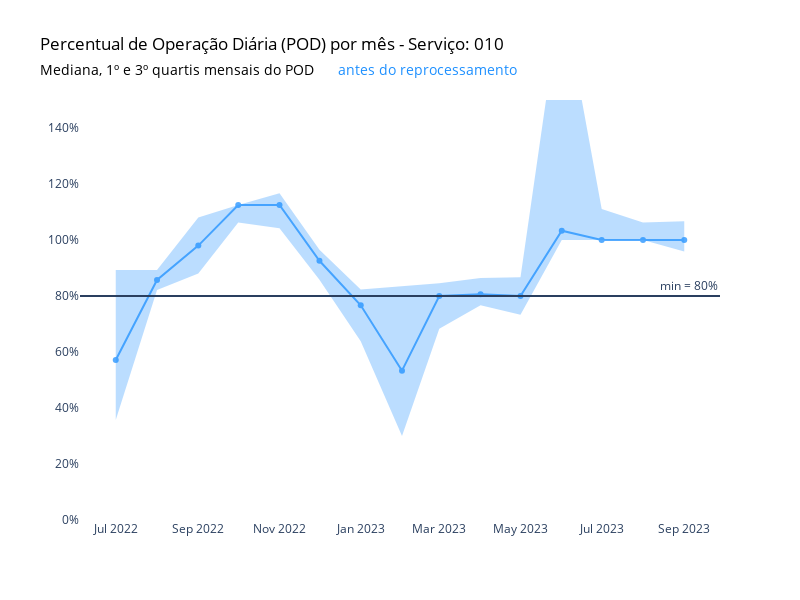

Notebook source saved alongside this figure:
### Code cell
# Criar o gráfico de linha
fig = go.Figure()

# Adicionando área sombreada para pod_pre_reprocessamento
fig.add_trace(go.Scatter(x=median_pre.index, y=q1_pre.values, 
                         line=dict(width=0), fill=None, mode='lines', name='Q1 Pre'))
fig.add_trace(go.Scatter(x=median_pre.index, y=q3_pre.values, 
                         fill='tonexty', fillcolor='rgba(30,144,255,0.3)', mode='lines', name='Q3 Pre', 
                         line=dict(width=0))) 

# Adicionando a linha da mediana para pod_pre_reprocessamento
fig.add_trace(go.Scatter(x=median_pre.index, y=median_pre.values,
                    mode='lines+markers',
                    name='Mediana Antes do Reprocessamento',
                    marker=dict(color='dodgerblue'),
                    opacity=0.75))

# Configurar layout e outros parâmetros do gráfico
fig.update_layout(
    title=dict(text="Percentual de Operação Diária (POD) por mês - Serviço: 010", font=dict(color='black')),
    showlegend=False,
    yaxis_range=[0, 150],
    yaxis_ticksuffix="%",
    width=800,
    height=600,
    plot_bgcolor='white',
    xaxis=dict(showgrid=False, zeroline=False),
    yaxis=dict(showgrid=False, zeroline=False),
    # Adicionando anotações para o subtítulo com cores específicas
    annotations=[
        dict(
            x=-0.065,
            y=1.10,
            xref='paper',
            yref='paper',
            xanchor='left',
            text='Mediana, 1º e 3º quartis mensais do POD',
            showarrow=False,
            font=dict(color='black', size=14)  # Aplicando a cor do título
        ),
        dict(
            x=0.40,
            y=1.10,
            xref='paper',
            yref='paper',
            xanchor='left',
            text='antes do reprocessamento',
            showarrow=False,
            font=dict(color='dodgerblue', size=14)
        )
    ]
)

# Adicionar linha horizontal para indicar o mínimo de 80%
fig.add_hline(y=80, annotation_text="min = 80%")

fig.show()

### Figure 1 — Plotly figure (JSON) as saved in the notebook; plotly's stock layout.template omitted (floating-point values rounded to 4 significant figures)
{"data": [{"line": {"width": 0}, "mode": "lines", "name": "Q1 Pre", "type": "scatter", "x": ["2022-07", "2022-08", "2022-09", "2022-10", "2022-11", "2022-12", "2023-01", "2023-02", "2023-03", "2023-04", "2023-05", "2023-06", "2023-07", "2023-08", "2023-09"], "y": [35.71, 82.14, 88, 106.2, 104.2, 85.83, 63.8, 30, 68.34, 76.67, 73.33, 100, 100, 100, 95.85]}, {"fill": "tonexty", "fillcolor": "rgba(30,144,255,0.3)", "line": {"width": 0}, "mode": "lines", "name": "Q3 Pre", "type": "scatter", "x": ["2022-07", "2022-08", "2022-09", "2022-10", "2022-11", "2022-12", "2023-01", "2023-02", "2023-03", "2023-04", "2023-05", "2023-06", "2023-07", "2023-08", "2023-09"], "y": [89.29, 89.28, 108, 112.5, 116.7, 96.55, 82.29, 83.33, 84.53, 86.43, 86.67, 189.0, 111.1, 106.2, 106.7]}, {"marker": {"color": "dodgerblue"}, "mode": "lines+markers", "name": "Mediana Antes do Reprocessamento", "opacity": 0.75, "type": "scatter", "x": ["2022-07", "2022-08", "2022-09", "2022-10", "2022-11", "2022-12", "2023-01", "2023-02", "2023-03", "2023-04", "2023-05", "2023-06", "2023-07", "2023-08", "2023-09"], "y": [57.14, 85.71, 98, 112.5, 112.5, 92.59, 76.67, 53.34, 80, 80.62, 80, 103.3, 100.0, 100, 100]}], "layout": {"annotations": [{"font": {"color": "black", "size": 14}, "showarrow": false, "text": "Mediana, 1º e 3º quartis mensais do POD", "x": -0.065, "xanchor": "left", "xref": "paper", "y": 1.1, "yref": "paper"}, {"font": {"color": "dodgerblue", "size": 14}, "showarrow": false, "text": "antes do reprocessamento", "x": 0.4, "xanchor": "left", "xref": "paper", "y": 1.1, "yref": "paper"}, {"showarrow": false, "text": "min = 80%", "x": 1, "xanchor": "right", "xref": "x domain", "y": 80, "yanchor": "bottom", "yref": "y"}], "height": 600, "plot_bgcolor": "white", "shapes": [{"type": "line", "x0": 0, "x1": 1, "xref": "x domain", "y0": 80, "y1": 80, "yref": "y"}], "showlegend": false, "title": {"font": {"color": "black"}, "text": "Percentual de Operação Diária (POD) por mês - Serviço: 010"}, "width": 800, "xaxis": {"showgrid": false, "zeroline": false}, "yaxis": {"range": [0, 150], "showgrid": false, "ticksuffix": "%", "zeroline": false}}}
